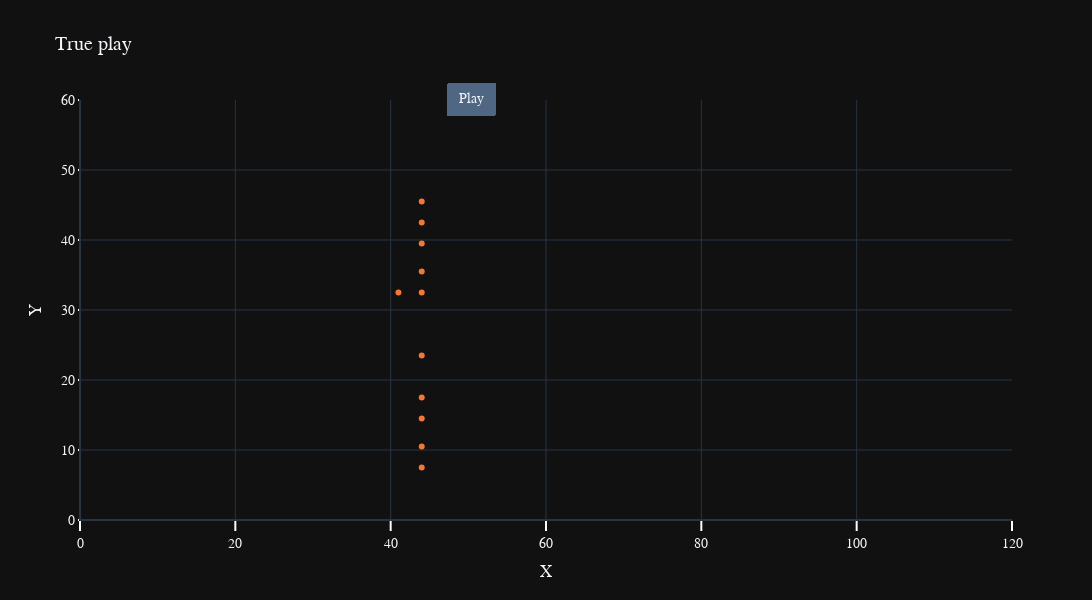

Here is the notebook cell this chart was saved with:
### Code cell
get_plot(plot_true, 26, "True")

### Figure 1 — Plotly figure (JSON) as saved in the notebook; plotly's stock layout.template omitted (floating-point values rounded to 4 significant figures)
{"data": [{"line": {"color": "#f47738", "dash": "solid"}, "name": "K", "text": "K", "type": "scatter", "visible": true, "x": [41], "y": [32.5]}, {"line": {"color": "#f47738", "dash": "solid"}, "name": "FS", "text": "FS", "type": "scatter", "visible": true, "x": [44], "y": [35.5]}, {"line": {"color": "#f47738", "dash": "solid"}, "name": "CB", "text": "CB", "type": "scatter", "visible": true, "x": [44], "y": [45.5]}, {"line": {"color": "#f47738", "dash": "solid"}, "name": "SS", "text": "SS", "type": "scatter", "visible": true, "x": [44], "y": [39.5]}, {"line": {"color": "#f47738", "dash": "solid"}, "name": "WR", "text": "WR", "type": "scatter", "visible": true, "x": [44], "y": [10.5]}, {"line": {"color": "#f47738", "dash": "solid"}, "name": "WR", "text": "WR", "type": "scatter", "visible": true, "x": [44], "y": [7.5]}, {"line": {"color": "#f47738", "dash": "solid"}, "name": "RB", "text": "RB", "type": "scatter", "visible": true, "x": [44], "y": [42.5]}, {"line": {"color": "#f47738", "dash": "solid"}, "name": "ILB", "text": "ILB", "type": "scatter", "visible": true, "x": [44], "y": [14.5]}, {"line": {"color": "#f47738", "dash": "solid"}, "name": "LB", "text": "LB", "type": "scatter", "visible": true, "x": [44], "y": [32.5]}, {"line": {"color": "#f47738", "dash": "solid"}, "name": "DB", "text": "DB", "type": "scatter", "visible": true, "x": [44], "y": [23.5]}, {"line": {"color": "#f47738", "dash": "solid"}, "name": "ILB", "text": "ILB", "type": "scatter", "visible": true, "x": [44], "y": [17.5]}], "layout": {"font": {"family": "Arial", "size": 14}, "height": 600, "hovermode": "x", "legend": {"orientation": "h", "title": {"text": "Legend Title"}, "x": 0, "y": 1.1}, "showlegend": false, "title": {"text": "True play"}, "updatemenus": [{"buttons": [{"args": [null, {"frame": {"duration": 26}}], "label": "Play", "method": "animate"}], "direction": "right", "pad": {"r": 50, "t": 50}, "showactive": false, "type": "buttons", "x": 0.5, "y": 1.16, "yanchor": "top"}], "width": 1200, "xaxis": {"autorange": false, "range": [0, 120], "tickcolor": "white", "ticklen": 10, "ticks": "outside", "tickwidth": 2, "title": {"text": "X"}}, "yaxis": {"autorange": false, "range": [0, 60], "tickcolor": "white", "tickformat": ",", "ticklen": 1, "ticks": "outside", "tickwidth": 2, "title": {"text": "Y"}}}}
